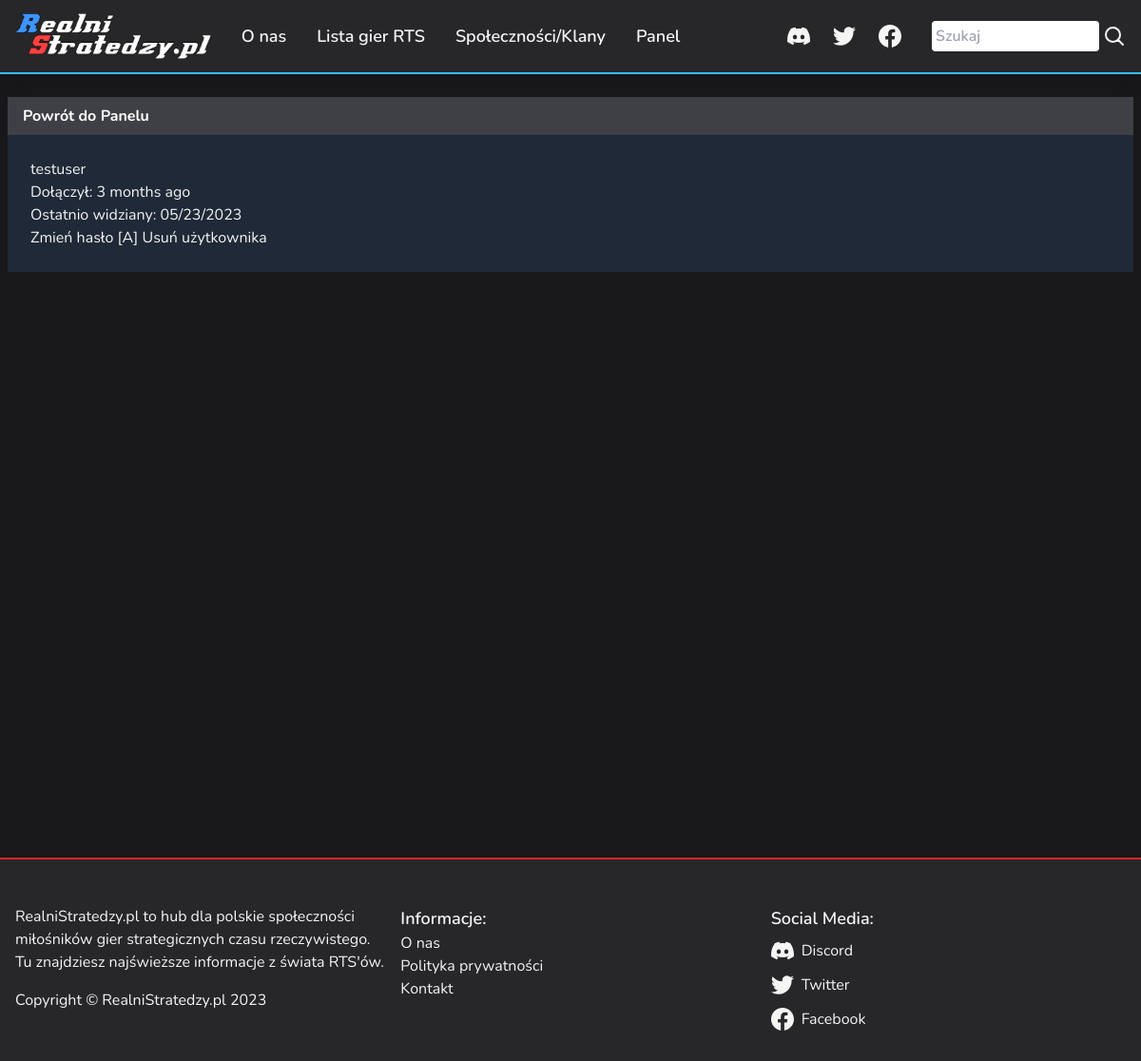
The app's page /control-panel/user/testuser (signed in), older data.
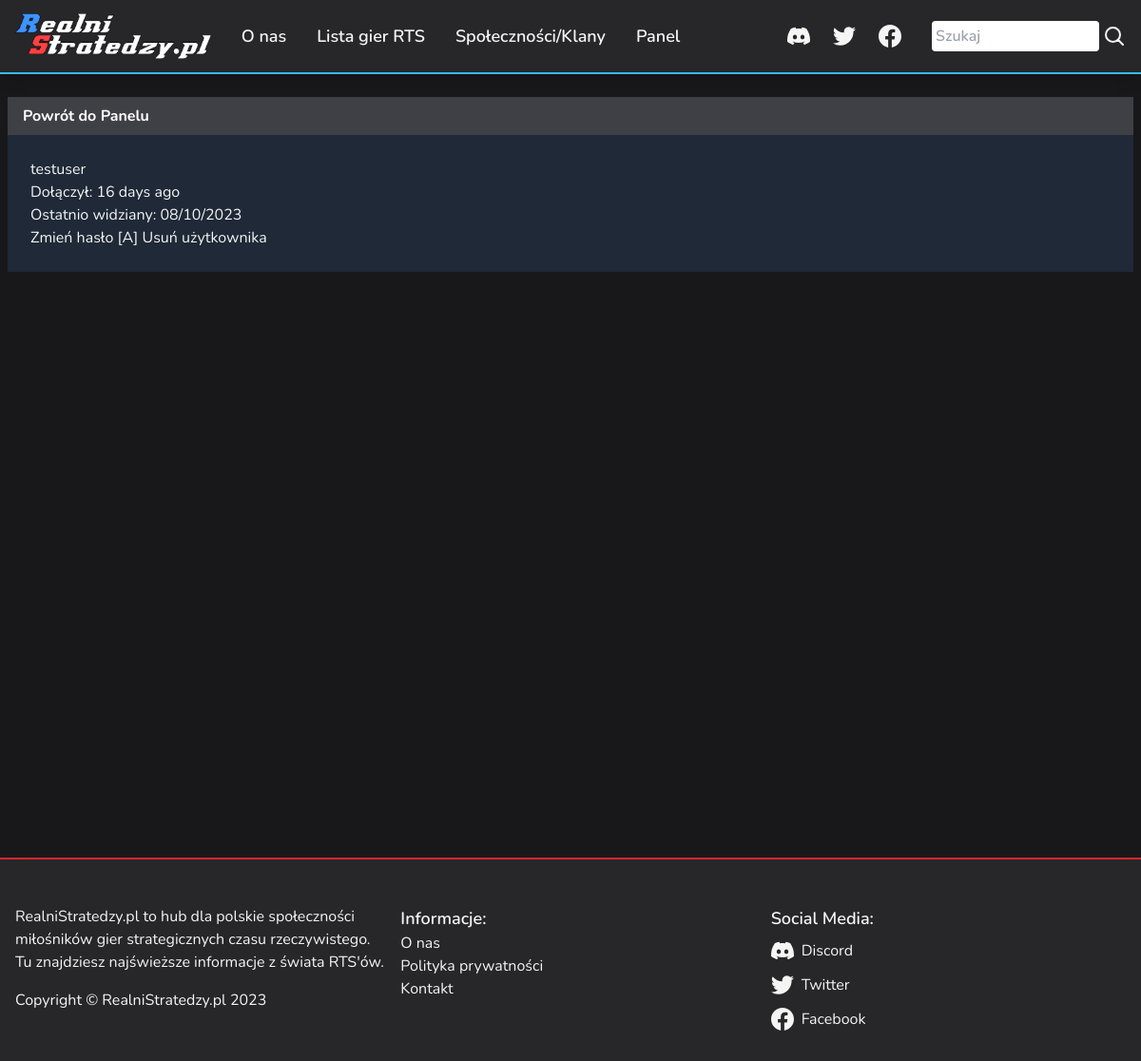
The same page, newer data.
### app/models.py (models this page shows, shortened)
class User(UserMixin, db.Model):
    __tablename__ = 'users'
    id = db.Column(db.Integer, primary_key=True)
    email = db.Column(db.String(64), unique=True, index=True)
    username = db.Column(db.String(64), unique=True, index=True)
    password_hash = db.Column(db.String(128))
    role_id = db.Column(db.Integer, db.ForeignKey('roles.id'))
    member_since = db.Column(db.DateTime(), default=datetime.datetime.utcnow)
    last_seen = db.Column(db.DateTime(), default=datetime.datetime.utcnow)
    posts = db.relationship('Post', backref='author', lazy='dynamic')
    @property
    def password(self):
        raise AttributeError('password is not a readable attr')
    def is_administrator(self):
        return self.can(Permission.ADMIN)
    def can(self, perm):
        return self.role is not None and self.role.has_permission(perm)

### app/control_panel/views.py (the view)
@control_panel.route('/user/<username>')
@login_required
def user(username):
    user = db.session.execute(db.select(User).filter_by(username=username)).scalar_one()
    posts = user.posts.order_by(Post.timestamp.desc()).all()
    return render_template('control_panel/user.html', user=user, posts=posts)

### app/main/forms.py
class SearchForm(FlaskForm):
    searched = StringField('Wyszukaj', validators=[DataRequired()])
    submit = SubmitField('Szukaj')

### app/control_panel/__init__.py (called while the page is built)
@control_panel.app_context_processor
def inject_permissions():
    return dict(Permission=Permission)

### app/main/__init__.py (called while the page is built)
@main.app_context_processor
def inject_base():
    form = SearchForm()
    return dict(search_form=form)

### app/models.py (called while the page is built)
@login_manager.user_loader
def load_user(user_id):
    return db.get_or_404(User, user_id)

    def has_permission(self, perm):
        return self.permissions & perm == perm

### app/templates/control_panel/user.html (shortened to what this page needs)
{% extends "base.html" %}
{% block main %}
{% import "_macros.html" as macros %}
{{ macros.render_back_to_panel() }}
<div class="bg-gray-800 px-6 py-6">
    <h2>{{ user.username }} {% if user.is_administrator() %}[ADMIN]{% endif %}</h2>
    <p>Dołączył: {{ moment(user.member_since).fromNow() }}</p>
    <p>Ostatnio widziany: {{ moment(user.last_seen).format('L') }}</p>
    {% if current_user.is_administrator() %}
    <a href="{{ url_for('.auth.new_password', id=user.id) }}">Zmień hasło [A]</a>
    {% endif %}
    {% if current_user.is_administrator() %}
    <a href="{{ url_for('.auth.delete_user', id=user.id) }} " onclick="return confirm('Czy jesteś pewien, że chcesz usunąć usera?');">Usuń użytkownika</a>
    {% endif %}
</div>
{% endblock %}

### app/templates/base.html (shortened to what this page needs)
<!DOCTYPE html>
<html lang="pl">
<head>
    <link rel="stylesheet" type="text/css" href="{{ url_for('static', filename='dist/style.css', _external=True) }}">
</head>
<body class="box-border bg-zinc-900 text-neutral-100">
    {% block header %}
    {% include "header.html" %}
    {% endblock %}
    <main class="min-h-screen max-w-7xl mx-auto mt-6 px-2">
        {% block main %}{% endblock %}
    </main>
    {% block footer %}
    {% include "footer.html" %}
    {% endblock %}
</body>
</html>

### app/templates/header.html (shortened to what this page needs)
<header class="bg-zinc-800 sticky top-0 shadow-lg border-b-2 z-50 border-sky-400">
    <div class="lg:flex max-w-7xl mx-auto px-4">
        <div class="header__logo flex flex-row items-center py-2">
            <a class="block" href="{{url_for('main.index')}}">
                <img class="block h-12" id="logo" src="{{url_for('static', filename='images/logo.png')}}" alt="Logo">
            </a>
        </div>
        <nav class="header__menu hidden transition lg:flex lg:grow lg:content-stretch lg:items-center lg:ml-4 font-semibold transition-colors">
            <div class="header__links lg:flex lg:grow items-center">
                <a class="block my-2 py-2 text-lg text-center lg:mx-4 transition hover:text-sky-400" href="{{ url_for('main.about_us') }}">O nas</a>
                <a class="block my-4 py-2 text-lg text-center lg:mx-4 transition hover:text-sky-400" href="{{ url_for('main.games') }}">Lista gier RTS</a>
                <a class="block my-4 py-2 text-lg text-center lg:mx-4 transition hover:text-sky-400" href="{{ url_for('main.communities') }}">Społeczności/Klany</a>
                {% if current_user.is_authenticated %}
                <a class="block my-4 py-2 text-lg text-center lg:mx-4 transition hover:text-sky-400" href="{{ url_for('control_panel.index') }}">Panel</a>
                {% endif %}
            </div>
            <div class="header__socials flex justify-center mb-4 lg:mb-0 lg:mr-4">
                <a class="block p-2" href=""></a>
                <a class="block p-2" href=""></a>
                <a class="block p-2" href=""></a>
            </div>
            <div class="header__search">
                <form class="flex flex-col items-center lg:flex-row" method="POST" action="{{url_for('main.search')}}">
                    {{ search_form.searched(class="text-black rounded p-1 h-8 w-60 lg:w-44 focus:outline-none focus:ring focus:ring-sky-400", placeholder="Szukaj") }}
                    <button type="submit" class="my-4 ml-1">
                        <svg xmlns="http://www.w3.org/2000/svg" fill="none" viewBox="0 0 24 24" stroke-width="2" stroke="currentColor" class="w-6 h-6">
                            <path stroke-linecap="round" stroke-linejoin="round" d="M21 21l-5.197-5.197m0 0A7.5 7.5 0 105.196 5.196a7.5 7.5 0 0010.607 10.607z" />
                        </svg>
                    </button>
                </form>
            </div>
        </nav>
    </div>
</header>

### app/templates/_macros.html (shortened to what this page needs)
{% macro render_back_to_panel() %}
<div>
    <a href="{{ url_for('control_panel.index') }}" class="block bg-zinc-700 hover:bg-gray-600 transition-all text-white font-bold py-2 px-4 cursor-pointer">Powrót do Panelu</a>
</div>
{% endmacro %}

### app/templates/footer.html (shortened to what this page needs)
<footer class="footer bg-zinc-800 top-0 shadow-lg border-t-2 border-red-600">
    <div class="lg:flex lg:justify-between max-w-7xl mx-4 lg:mx-auto mt-4 py-8">
        <div class="footer__short_desc mb-4 lg:mx-4 lg:w-0 lg:grow">
            <p>
                RealniStratedzy.pl to hub dla polskie społeczności miłośników gier strategicznych czasu rzeczywistego.
                Tu znajdziesz najświeższe informacje z świata RTS'ów.
            </p>
            <span class="block pt-4">
                Copyright &copy; RealniStratedzy.pl 2023
            </span>
        </div>
        <div class="footer__links mb-4 transition-colors lg:w-0 lg:grow">
            <span class="text-lg font-semibold">Informacje:</span>
            <a class="block hover:text-sky-400 transition-colors" href="{{ url_for('main.about_us') }}">O nas</a>
            <a class="block hover:text-sky-400 transition-colors" href="{{ url_for('main.privacy_policy') }}">Polityka prywatności</a>
            <a class="block hover:text-sky-400 transition-colors" href="{{ url_for('main.contact') }}">Kontakt</a>
        </div>
        <div class="footer__socials lg:w-0 lg:grow">
            <span class="text-lg font-semibold">Social Media:</span>
            <a class="block mt-2" href="">
                <span class="block hover:text-sky-400 transition-colors">Discord</span>
            </a>
            <a class="block mt-3" href="">
                <span class="block hover:text-sky-400 transition-colors">Twitter</span>
            </a>
            <a class="block mt-3" href="">
                <span class="block hover:text-sky-400 transition-colors">Facebook</span>
            </a>
        </div>
    </div>
</footer>

Row changes from the older to the newer data that the page shows:
changed User "testuser": member_since "3 months ago" → "16 days ago"; last_seen "05/23/2023" → "08/10/2023"
